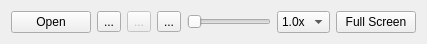
<?xml version="1.0" encoding="UTF-8"?>
<ui version="4.0">
 <class>PlayerControl</class>
 <widget class="QWidget" name="PlayerControl">
  <property name="geometry">
   <rect>
    <x>0</x>
    <y>0</y>
    <width>408</width>
    <height>43</height>
   </rect>
  </property>
  <property name="windowTitle">
   <string>PlayerControl</string>
  </property>
  <layout class="QGridLayout" name="gridLayout">
   <item row="1" column="6">
    <widget class="QPushButton" name="fullscreenButton">
     <property name="text">
      <string>Full Screen</string>
     </property>
    </widget>
   </item>
   <item row="1" column="4">
    <widget class="QSlider" name="volumeSlider">
     <property name="sizePolicy">
      <sizepolicy hsizetype="Fixed" vsizetype="Fixed">
       <horstretch>0</horstretch>
       <verstretch>0</verstretch>
      </sizepolicy>
     </property>
     <property name="maximum">
      <number>100</number>
     </property>
     <property name="orientation">
      <enum>Qt::Horizontal</enum>
     </property>
    </widget>
   </item>
   <item row="1" column="0">
    <widget class="QPushButton" name="openButton">
     <property name="text">
      <string>Open</string>
     </property>
    </widget>
   </item>
   <item row="1" column="5">
    <widget class="QComboBox" name="rateBox">
     <property name="currentIndex">
      <number>1</number>
     </property>
     <item>
      <property name="text">
       <string>0.5x</string>
      </property>
     </item>
     <item>
      <property name="text">
       <string>1.0x</string>
      </property>
     </item>
     <item>
      <property name="text">
       <string>1.5x</string>
      </property>
     </item>
    </widget>
   </item>
   <item row="1" column="2">
    <widget class="QToolButton" name="stopButton">
     <property name="enabled">
      <bool>false</bool>
     </property>
     <property name="text">
      <string>...</string>
     </property>
     <property name="icon">
      <iconset resource="app_dpra.qrc">
       <normaloff>:/App_DPRA/icon-stop</normaloff>:/App_DPRA/icon-stop</iconset>
     </property>
    </widget>
   </item>
   <item row="1" column="1">
    <widget class="QToolButton" name="playButton">
     <property name="text">
      <string>...</string>
     </property>
     <property name="icon">
      <iconset resource="app_dpra.qrc">
       <normaloff>:/App_DPRA/icon-play</normaloff>:/App_DPRA/icon-play</iconset>
     </property>
    </widget>
   </item>
   <item row="1" column="3">
    <widget class="QToolButton" name="muteButton">
     <property name="text">
      <string>...</string>
     </property>
     <property name="icon">
      <iconset resource="app_dpra.qrc">
       <normaloff>:/App_DPRA/icon-volmute</normaloff>:/App_DPRA/icon-volmute</iconset>
     </property>
    </widget>
   </item>
   <item row="1" column="7">
    <spacer name="horizontalSpacer">
     <property name="orientation">
      <enum>Qt::Horizontal</enum>
     </property>
     <property name="sizeHint" stdset="0">
      <size>
       <width>40</width>
       <height>20</height>
      </size>
     </property>
    </spacer>
   </item>
  </layout>
 </widget>
 <layoutdefault spacing="6" margin="11"/>
 <resources>
  <include location="app_dpra.qrc"/>
 </resources>
 <connections/>
</ui>
